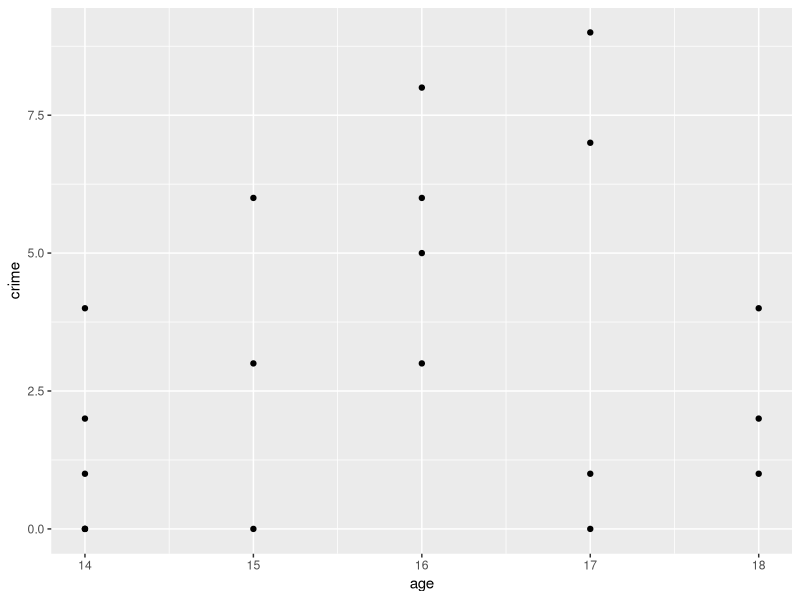
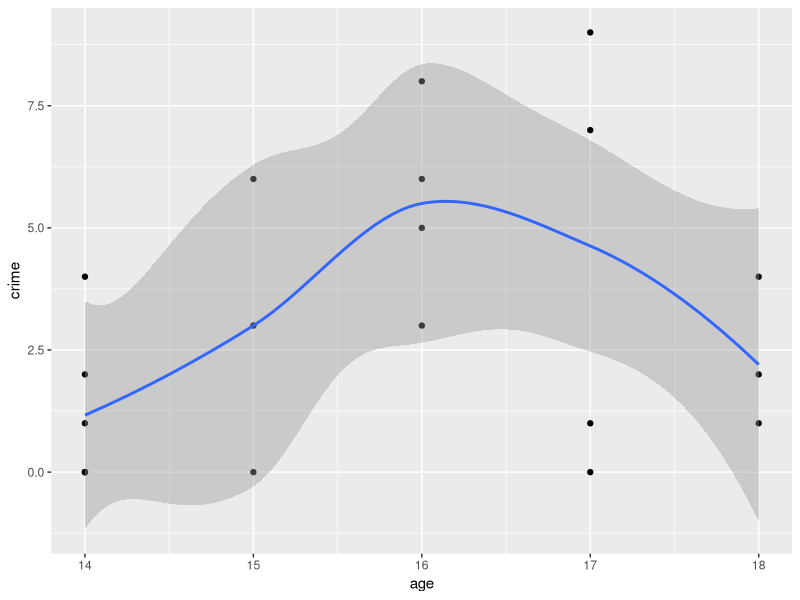
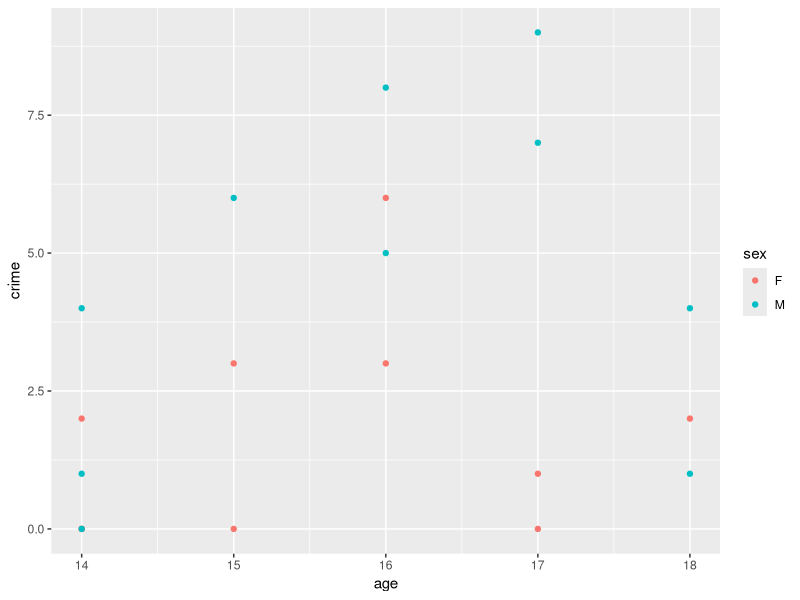
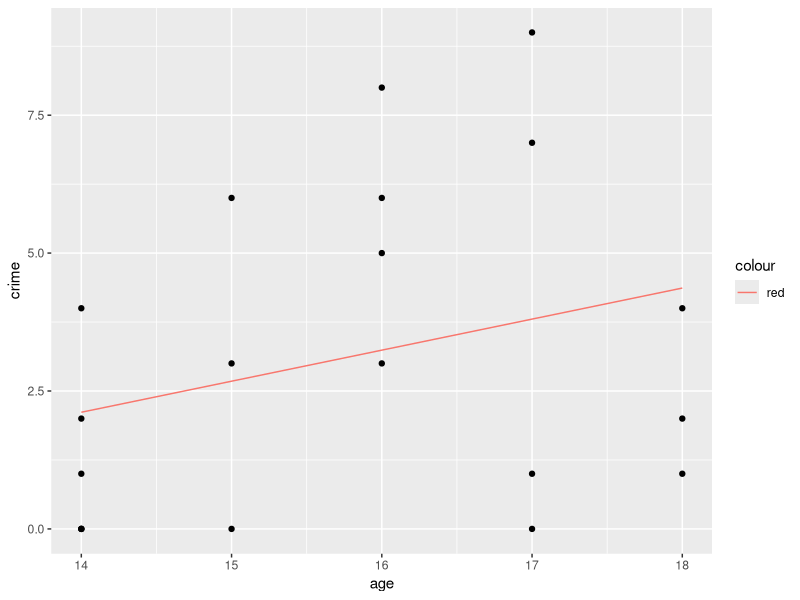
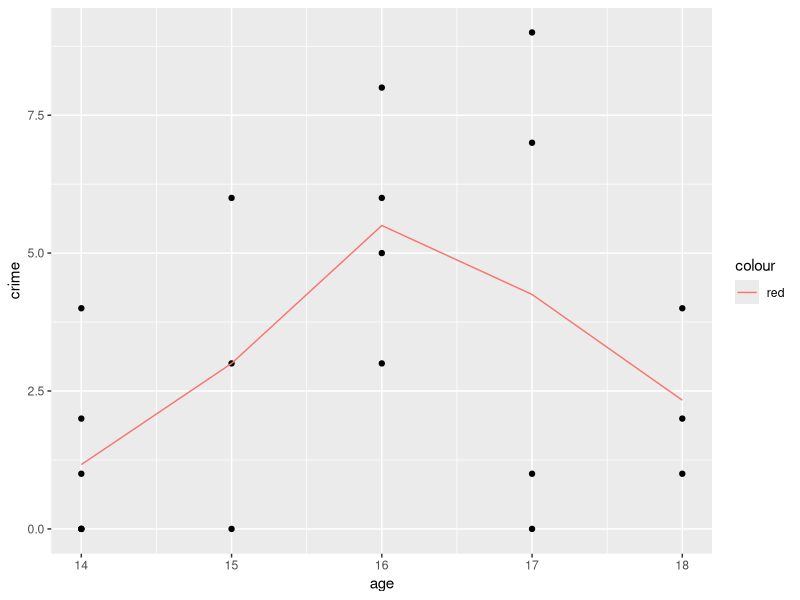
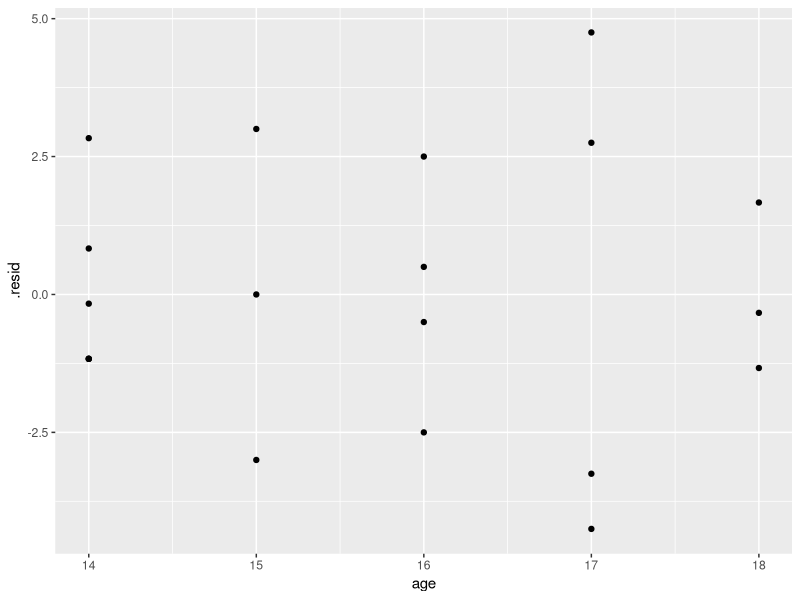
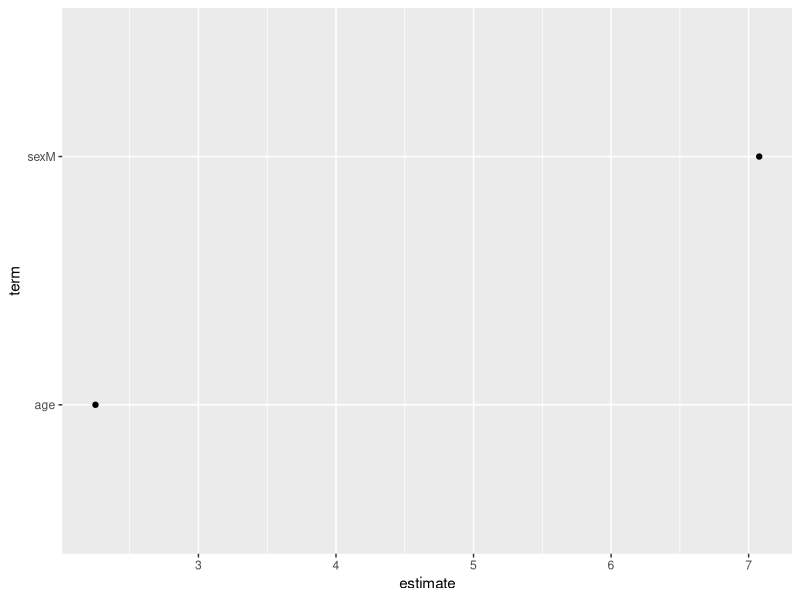
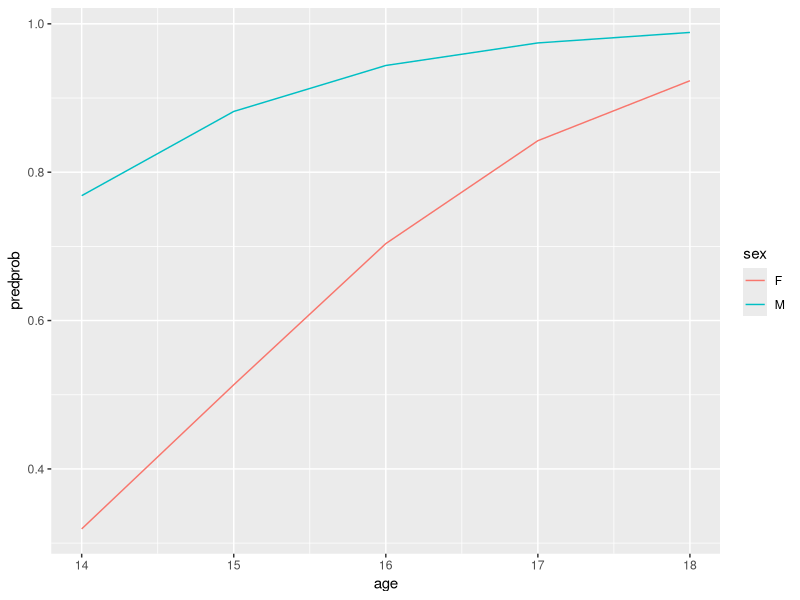

These figures' R source, in order:
# NSC-R Workshop #8 Notes
# Regression modeling in R
# R version 4.0.0
# WB July 20, 2020

# These are the libaries that you need for the functions
#   in this script

library(tidyverse)
library(broom)     # tidy, augment and glance
library(car)       # vif (variance inflation factors)
library(MASS)      # negative binomial regression model

# Here is a (fictive) tiny dataset on juvenile delinquency
#   (age, gender, number of crimes)
mydata <- tibble(
  age   = c( 14, 14, 14, 14, 14, 14, 15, 15, 15, 16,   
             16, 16, 16, 17, 17, 17, 17, 18, 18, 18),
  sex   = c( "F","M","F","M","F","M","F","F","M","M",
             "F","M","F","M","M","F","F","F","M","M"),
  crime = c(  0,  1,  0,  0,  2,  4,  0,  3,  6,  5,
              3,  8,  6,  9,  7,  0,  1,  2,  1,  4)
)
# Display dataset
mydata
## # A tibble: 20 x 3
##  age   sex      crime
## <dbl> <chr>     <dbl>
##   1    14 F         0
##   2    14 M         1
##   3    14 F         0
##   4    14 M         0
##   5    14 F         2
##   6    14 M         4
##   7    15 F         0
##   8    15 F         3
##   9    15 M         6
##   10    16 M         5
##   11    16 F         3
##   12    16 M         8
##   13    16 F         6
##   14    17 M         9
##   15    17 M         7
##   16    17 F         0
##   17    17 F         1
##   18    18 F         2
##   19    18 M         1
##   20    18 M         4

# Let us first look at the age-crime relationship using a scatterplot
ggplot(data=mydata, mapping=aes(x=age, y=crime)) +
  geom_point() 


# The general setup for an OLS model estimation function is:
#
# RESULT <- lm(EQUATION, DATA, ...)
#   where
#   RESULT = the objct in which all results (estimates, standard errors, R2)
#            are stored
#   FORMULA = DEPVAR ~ INDEPVARS   (the regression equation)
#     where DEPVAR is the dependent (Y) variables and 
#           DEPVARS are the independent (X) variables (X1 + X2 + X3 ...)
#   DATA     = tibble (dataframe) where the data are stored
my_linearmodel_1 <- lm(formula = crime ~ age, 
                       data=mydata)
# If you just type the name of the results, you get very little. 
# Just an echo of the function call, the names of the X variables 
# and their estimated unstandardized coefficients :

my_linearmodel_1
## Call:
##   lm(formula = crime ~ age, data = mydata)
## 
## Coefficients:
##   (Intercept)          age  
## -5.7653       0.5629  

# Beware, the is a lot more in 'my_linearmodel_1' than this
#  Look here:
str(my_linearmodel_1)
## (output not shown, WB) 

# To get more details, we often use summary()
#   This gives us coefficients, standard errors, T values, and p values.
#   In addition, it provides descriptives of the residuals, and summary
#   statstics of the model (such as R squared)
summary(my_linearmodel_1)

## Call:
##   lm(formula = crime ~ age, data = mydata)
## 
## Residuals:
##   Min      1Q  Median      3Q     Max 
## -3.8036 -2.1778 -0.3036  2.1036  5.1964 
## 
## Coefficients:
##              Estimate Std. Error t value Pr(>|t|)
## (Intercept)  -5.7653     6.9849  -0.825    0.420
## age           0.5629     0.4416   1.275    0.219
## 
## Residual standard error: 2.854 on 18 degrees of freedom
## Multiple R-squared:  0.08278,	Adjusted R-squared:  0.03182 
## F-statistic: 1.624 on 1 and 18 DF,  p-value: 0.2187


# Looking a the scatterplot once more, and trying to graph the relationship
#   with a 'smoother', we suspect a curvilinear (inverse U-shaped) relation
ggplot(data=mydata, mapping=aes(x=age, y=crime)) +
  geom_point() +
  geom_smooth()

# Maybe we should model the age-relation in a more flexible way, creating
#   dummy indicators for age categories 15,16,17 and 18, with age 14 as the
#   reference category.
# An easy way to achive this is by telling R that it should treat 'age' as
#   a categorical (=nominal) variable. 
# (a factor is a special type of vector/variable in R that we have not
# discussed in the NSC-R workshop)

# Note that I store the results of this model in a new object
#   called 'my-linearmodel_2'
my_linearmodel_2 <- lm(formula= crime ~ as.factor(age), data=mydata)
summary(my_linearmodel_2)

## Call:
##   lm(formula = crime ~ as.factor(age), data = mydata)
## 
## Residuals:
##   Min     1Q Median     3Q    Max 
## -4.250 -1.208 -0.250  1.875  4.750 
## 
## Coefficients:
##                    Estimate Std. Error t value Pr(>|t|)  
## (Intercept)         1.167      1.092   1.069   0.3021  
## as.factor(age)15    1.833      1.891   0.970   0.3476  
## as.factor(age)16    4.333      1.726   2.511   0.0240 *
## as.factor(age)17    3.083      1.726   1.786   0.0943 .
## as.factor(age)18    1.167      1.891   0.617   0.5465  
## ---
##   Signif. codes:  0 '***' 0.001 '**' 0.01 '*' 0.05 '.' 0.1 ' ' 1
## 
## Residual standard error: 2.674 on 15 degrees of freedom
## Multiple R-squared:  0.3288,	Adjusted R-squared:  0.1499 
## F-statistic: 1.837 on 4 and 15 DF,  p-value: 0.1742



# Include us sex as a second variable
# Let us first do the scatterplot for for boys (M) and girls (F) 
#    separately in the same graph.
# It appears girls commit less crime
ggplot(data=mydata, mapping=aes(x=age, y=crime, color=sex)) +
  geom_point()

# Here is how we specify the model (note the "+" between the X variables)
my_linearmodel_3 <- lm(formula= crime ~ age + sex, 
                       data=mydata)
summary(my_linearmodel_3)

# Note how R indicates a string variable (variable name + value)

## Call:
##   lm(formula = crime ~ age + sex, data = mydata)
## 
## Residuals:
##   Min      1Q  Median      3Q     Max 
## -4.4814 -1.4350 -0.2168  1.6654  4.1131 
## 
## Coefficients:
##              Estimate Std. Error t value Pr(>|t|)  
## (Intercept)  -5.5901     6.2715  -0.891   0.3852  
## age           0.4673     0.3987   1.172   0.2573  
## sexM          2.6598     1.1520   2.309   0.0338 *
##   ---
##   Signif. codes:  0 '***' 0.001 '**' 0.01 '*' 0.05 '.' 0.1 ' ' 1
## 
## Residual standard error: 2.562 on 17 degrees of freedom
## Multiple R-squared:  0.3017,	Adjusted R-squared:  0.2196 
## F-statistic: 3.673 on 2 and 17 DF,  p-value: 0.04722


# Interactions (main effects + interaction)
my_linearmodel_4 <- lm(formula= crime ~ age + sex + age:sex , data=mydata)
summary(my_linearmodel_4)
## Call:
##   lm(formula = crime ~ age + sex + age:sex, data = mydata)
## 
## Residuals:
##     Min      1Q  Median      3Q     Max 
## -4.8297 -1.6150  0.0553  1.5433  4.1957 
## 
## Coefficients:
##             Estimate Std. Error t value Pr(>|t|)
## (Intercept)  -2.3696     9.5789  -0.247    0.808
## age           0.2609     0.6117   0.426    0.675
## sexM         -3.1981    12.9791  -0.246    0.809
## age:sexM      0.3723     0.8215   0.453    0.656
## 
## Residual standard error: 2.624 on 16 degrees of freedom
## Multiple R-squared:  0.3106,	Adjusted R-squared:  0.1813 
## F-statistic: 2.403 on 3 and 16 DF,  p-value: 0.1056

# A shorter notation is as follows:
#  (* means: include vars on the left, vars on the right, and their
#            interactions)
my_linearmodel_5 <- lm(formula= crime ~  age*sex , data=mydata)
summary(my_linearmodel_5)
# (output omitted)

# How to access the model results?
#   (other than by printing them on screen)
summary(my_linearmodel_1)
## Coefficients:
##             Estimate Std. Error t value Pr(>|t|)
## (Intercept)  -5.7653     6.9849  -0.825    0.420
## age           0.5629     0.4416   1.275    0.219
## 
## (...)

# the coefficients() functions returns the mdel coefficients (estimates)
coefficients(my_linearmodel_1) 
## (Intercept)         age 
##  -5.7652695   0.5628743 

# the confint() function return the confidence intervals around the
#   coefficients (by default 95%, but you can change it)
confint(my_linearmodel_1, level=0.95) 
##                    2.5 %   97.5 %
##  (Intercept) -20.4400589  8.909520
##  age          -0.3649626  1.490711
confint(my_linearmodel_1, level=0.90) 
##                       5 %     95 %
##   (Intercept) -17.8775791  6.347040
##   age          -0.2029458  1.328694

# For some, you need to know a bit more of the model
#   (standard error is square root of variance, and 
#    variance is on diaginal of the variance-covariance
#    matrix, remember :-)
# standard errors:
sqrt(diag(vcov(my_linearmodel_1)))
## (Intercept)         age 
##   6.9849281   0.4416332 

# The predicted values for every point in the data
fitted(my_linearmodel_1) 
## 1        2        3        4        5        6        7        8 
## 2.114970 2.114970 2.114970 2.114970 2.114970 2.114970 2.677844 2.677844 
## 9       10       11       12       13       14       15       16 
## 2.677844 3.240719 3.240719 3.240719 3.240719 3.803593 3.803593 3.803593 
## 17       18       19       20 
## 3.803593 4.366467 4.366467 4.366467 

# or like this (vector into tibble)
tibble(predictions = fitted(my_linearmodel_1))

# The residuals for every point in the data
residuals(my_linearmodel_1) 
## 1          2          3          4          5          6          7 
## -2.1149701 -1.1149701 -2.1149701 -2.1149701 -0.1149701  1.8850299 -2.6778443 
## 8          9         10         11         12         13         14 
## 0.3221557  3.3221557  1.7592814 -0.2407186  4.7592814  2.7592814  5.1964072 
## 15         16         17         18         19         20 
## 3.1964072 -3.8035928 -2.8035928 -2.3664671 -3.3664671 -0.3664671 


# BROOM PACKAGE (tidy your regression results)
#   The broom package contain three functions 
#   (note N = nr of cases, K = number of variables including the constant)
# (1) tidy()   returns results per variable (a K-row tibble)  
# (2) augment() returns results per case (a N-row tibble)
# (3) glance() returns results per model (a 1-row tibble)

# NOTE: I am often confused between glimpse() and glance(). In the English
#     language they are more related than in the R language

# tidy() function organizes common regression output 
#         (estimate, se, T-value, p-value) in a tibble
# In other words: the regression table in your paper
tidy_mylinearmodel_3 <- tidy(x=my_linearmodel_3)
tidy_mylinearmodel_3
## # A tibble: 3 x 5
## term        estimate std.error statistic p.value
## <chr>          <dbl>     <dbl>     <dbl>   <dbl>
## 1 (Intercept)   -5.59      6.27     -0.891  0.385 
## 2 age            0.467     0.399     1.17   0.257 
## 3 sexM           2.66      1.15      2.31   0.0338

# You may want to add a 90% confidence interval:
tidy_mylinearmodel_3CI <- tidy(x=my_linearmodel_3,
                                      conf.int=TRUE, conf.level=.90)
tidy_mylinearmodel_3CI
## # A tibble: 3 x 7
## term        estimate std.error statistic p.value conf.low conf.high
## <chr>          <dbl>     <dbl>     <dbl>   <dbl>    <dbl>     <dbl>
## 1 (Intercept)   -5.59      6.27     -0.891  0.385   -16.5        5.32
## 2 age            0.467     0.399     1.17   0.257    -0.226      1.16
## 3 sexM           2.66      1.15      2.31   0.0338    0.656      4.66

# augment() adds model-baseed information about each case to the dataset
#   typically, you will be interested in predicted (fitted) values and in
#   residuals. augment() will provide these in ".fitted"  and ".resid" 
#   respectively. It will also aoutput five other variables, including 
#   sigma and Cook's distance
# 
aug_mydata_linearmodel_1 <- augment(x=my_linearmodel_1,
                                data=mydata)
aug_mydata_linearmodel_1
## # A tibble: 20 x 10
## age sex   crime .fitted .se.fit .resid   .hat .sigma  .cooksd .std.resid
## <dbl> <chr> <dbl>   <dbl>   <dbl>  <dbl>  <dbl>  <dbl>    <dbl>      <dbl>
##  1    14 F         0    2.11   1.00  -2.11  0.123    2.88 0.0441   -0.792 
##  2    14 M         1    2.11   1.00  -1.11  0.123    2.92 0.0123   -0.417 
##  3    14 F         0    2.11   1.00  -2.11  0.123    2.88 0.0441   -0.792 
##  4    14 M         0    2.11   1.00  -2.11  0.123    2.88 0.0441   -0.792 
##  5    14 F         2    2.11   1.00  -0.115 0.123    2.94 0.0001   -0.0430
##  6    14 M         4    2.11   1.00   1.89  0.123    2.90 0.0350    0.706 
##  7    15 F         0    2.68   0.719 -2.68  0.0635   2.86 0.0319   -0.970 
##  8    15 F         3    2.68   0.719  0.322 0.0635   2.94 0.00046   0.117 
##  9    15 M         6    2.68   0.719  3.32  0.0635   2.82 0.0490    1.20  
## 10    16 M         5    3.24   0.648  1.76  0.0515   2.90 0.0109    0.633 
## 11    16 F         3    3.24   0.648 -0.241 0.0515   2.94 0.00020  -0.0866
## 12    16 M         8    3.24   0.648  4.76  0.0515   2.69 0.0796    1.71  
## 13    16 F         6    3.24   0.648  2.76  0.0515   2.85 0.0268    0.993 
## 14    17 M         9    3.80   0.844  5.20  0.0874   2.62 0.174     1.91  
## 15    17 M         7    3.80   0.844  3.20  0.0874   2.82 0.0659    1.17  
## 16    17 F         0    3.80   0.844 -3.80  0.0874   2.77 0.0933   -1.40  
## 17    17 F         1    3.80   0.844 -2.80  0.0874   2.85 0.0507   -1.03  
## 18    18 F         2    4.37   1.18  -2.37  0.171    2.87 0.0857   -0.911 
## 19    18 M         1    4.37   1.18  -3.37  0.171    2.80 0.174    -1.30  
## 20    18 M         4    4.37   1.18  -0.366 0.171    2.93 0.00206  -0.141

# You can now easily plot the points (as points)
#   and the predicted values (as a line)
ggplot(data=aug_mydata_linearmodel_1) +
  geom_point(mapping=aes(x=age, y=crime)) +
  geom_line(mapping=aes(x=age, y=.fitted, color="red"))

# augment data second model (age as a nominal variable)
aug_mydata_linearmodel_2 <- augment(x=my_linearmodel_2,
                                    data=mydata)
# plot points and predictions
ggplot(data=aug_mydata_linearmodel_2) +
  geom_point(mapping=aes(x=age, y=crime)) +
  geom_line(mapping=aes(x=age, y=.fitted, color="red"))
# or plot the residuals
ggplot(data=aug_mydata_linearmodel_2) +
  geom_point(mapping=aes(x=age, y=.resid))

# model statistics
modelstat_my_linearmodel_2 <- glance(x=my_linearmodel_2)
modelstat_my_linearmodel_2
## # A tibble: 1 x 11
##       r.squared adj.r.squared sigma statistic p.value    df logLik   AIC   BIC
##         <dbl>         <dbl> <dbl>     <dbl>   <dbl> <int>  <dbl> <dbl> <dbl>
##   1     0.329         0.150  2.67      1.84   0.174     5  -45.2  102.  108.
## # ... with 2 more variables: deviance <dbl>, df.residual <int>



# GENERALIZED LINEAR MODELS
#
# Large family of models that include 
#   - logistic regression (binary = dichotomous = 0/1 dependent variable)
#   - Poisson regression  (count = 0-N dependent variable)
#   - negative binomial regression (count = 0-N dependent variable)
# and many more
#
# all estimated with the glm() function


# Let us first use the general linear model to estimate the
#   ordinary linear model:
my_generallinearmodel_1 <- glm(formula= crime ~ age, data=mydata, 
                            family=gaussian(link="identity"))
summary(my_generallinearmodel_1)
##  Call:
##    glm(formula = crime ~ age, family = "gaussian", data = mydata)
##  
##  Deviance Residuals: 
##    Min       1Q   Median       3Q      Max  
##  -3.8036  -2.1778  -0.3036   2.1036   5.1964  
##  
##  Coefficients:
##    Estimate Std. Error t value Pr(>|t|)
##  (Intercept)  -5.7653     6.9849  -0.825    0.420
##  age           0.5629     0.4416   1.275    0.219
##  
##  (Dispersion parameter for gaussian family taken to be 8.142914)
##  
##  Null deviance: 159.80  on 19  degrees of freedom
## Residual deviance: 146.57  on 18  degrees of freedom
##  AIC: 102.59
## 
## Number of Fisher Scoring iterations: 2


# compare glm and lm: same estimates
summary(my_linearmodel_1)
## Call:
##   lm(formula = crime ~ age, data = mydata)
## 
## Residuals:
##   Min      1Q  Median      3Q     Max 
## -3.8036 -2.1778 -0.3036  2.1036  5.1964 
## 
## Coefficients:
##             Estimate Std. Error t value Pr(>|t|)
## (Intercept)  -5.7653     6.9849  -0.825    0.420
## age           0.5629     0.4416   1.275    0.219
## 
## Residual standard error: 2.854 on 18 degrees of freedom
## Multiple R-squared:  0.08278,	Adjusted R-squared:  0.03182 
## F-statistic: 1.624 on 1 and 18 DF,  p-value: 0.2187

summary(my_generallinearmodel_1)
## Call:
##   glm(formula = crime ~ age, family = "gaussian", data = mydata)
## 
## Deviance Residuals: 
##   Min       1Q   Median       3Q      Max  
## -3.8036  -2.1778  -0.3036   2.1036   5.1964  
## 
## Coefficients:
##            Estimate Std. Error t value Pr(>|t|)
## (Intercept)  -5.7653     6.9849  -0.825    0.420
## age           0.5629     0.4416   1.275    0.219
## 
## (Dispersion parameter for gaussian family taken to be 8.142914)
## 
## Null deviance: 159.80  on 19  degrees of freedom
## Residual deviance: 146.57  on 18  degrees of freedom
## AIC: 102.59
## 
## Number of Fisher Scoring iterations: 2



## LOGIT REGRESSION = LOGISTIC REGRESSION

# We create a binary dependent variable: crime versus no crime
mydata$anycrime <- mydata$crime > 0

my_logit_1 <- glm(formula= anycrime ~ age, 
                  data=mydata, 
                  family=binomial(link="logit"))
summary(my_logit_1)

my_logit_2 <- glm(formula= anycrime ~ age + sex, 
                  data=mydata, 
                  family=binomial(link="logit"))
summary(my_logit_2)

# Direct acces to model outcomes
coefficients(my_logit_2)
fitted(my_logit_2)
residuals(my_logit_2)

# But the broom package also works here
# Table of estimates
estimates_my_logit_2 <- tidy(x=my_logit_2, conf.int=TRUE, conf.level=.90) 
estimates_my_logit_2

# You can request also exp(coefficient)
#   (note confidence interval is also exponentiated)
exp_estimates_my_logit_2 <- tidy(x=my_logit_2, exponentiate=TRUE, 
                                 conf.int=TRUE, conf.level=.90)                                 
exp_estimates_my_logit_2

# You can plot coefficients with ggplot()
exp_estimates_my_logit_2 %>%
  filter(term != "(Intercept)") %>%  # we do not want to plot the constant
ggplot() +
  geom_point(mapping=aes(x=estimate, y=term))

# Add predictions
augmented_my_logit_2 <- augment(x=my_logit_2, data=mydata)
# Plot predicted p
#  (p = exp(B) / (exp(B) + 1)
augmented_my_logit_2$predprob <- exp(augmented_my_logit_2$.fitted) / 
                              (exp(augmented_my_logit_2$.fitted) + 1)
ggplot(data=augmented_my_logit_2) +
  geom_line(mapping=aes(x=age, y=predprob, color=sex))

# Model statistics (note they are different from those reported by 
#   glance of a lm() model)
modelstat_my_logit_2 <- glance(x=my_logit_2)
modelstat_my_logit_2


# Poisson model for count data 
my_Poisson_1 <- glm(formula= crime ~ age + sex, 
                  data=mydata, 
                  family=poisson(link="log"))
summary(my_Poisson_1)

estimates_myPoisson_1 <- tidy(x=my_Poisson_1, exponentiate=TRUE, 
                              conf.int=TRUE, conf.level=.90)
augmented_myPoisson_1 <- augment(x=my_Poisson_1, data=mydata)
modelstat_myPoisson_1 <- glance(x=my_Poisson_1)

# negative binomial model for count data 
library(MASS)
my_negbin_1 <- glm.nb(formula= crime ~ age + sex, 
                    data=mydata, 
                    link=log)
summary(my_negbin_1)

estimates_my_negbin_1 <- tidy(x=my_negbin_1, exponentiate=TRUE, 
                              conf.int=TRUE, conf.level=.90)
augmented_my_negbin_1 <- augment(x=my_negbin_1, data=mydata)
modelstat_my_negbin_1 <- glance(x=my_negbin_1)



# Collineary check: function vif() from the 'car' package
vif(my_linearmodel_3)
##      age      sex 
## 1.010896 1.010896 


